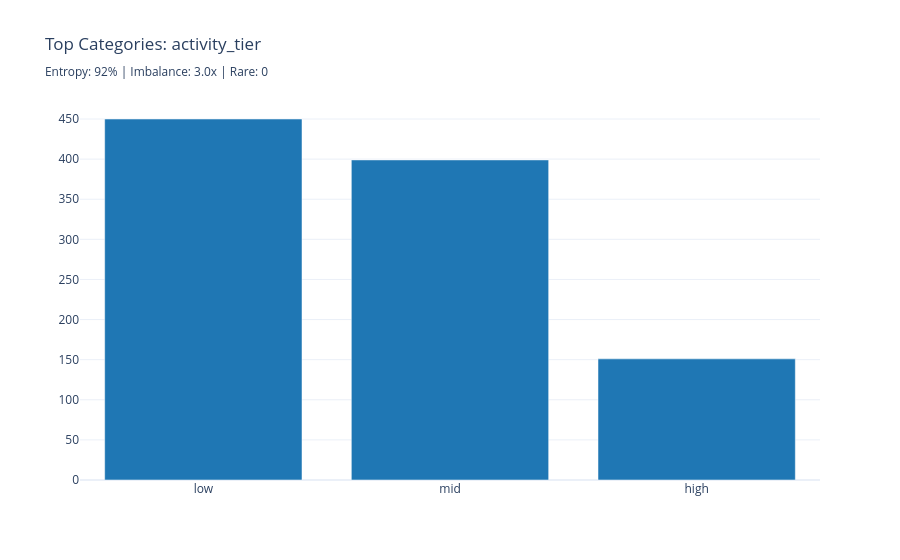
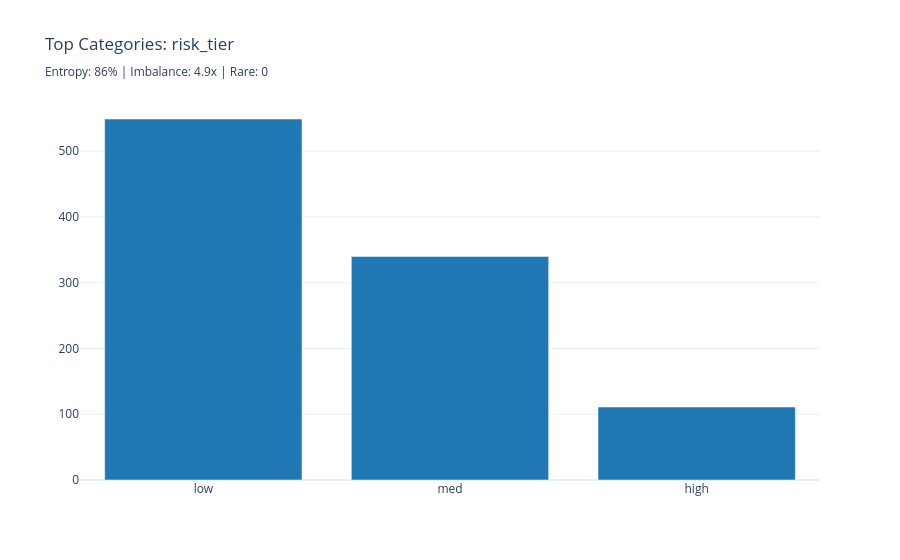

Source (notebook cell) for these figures, in order:
### Markdown cell above
## 4.6 Categorical Columns Analysis

**📖 Distribution Metrics (Analogues to Numeric Skewness/Kurtosis):**

| Metric | Interpretation | Action |
|--------|---------------|--------|
| **Imbalance Ratio** | Largest / Smallest category count | > 10: Consider grouping rare categories |
| **Entropy** | Diversity measure (0 = one category, higher = more uniform) | Low entropy: May need stratified sampling |
| **Top-3 Concentration** | % of data in top 3 categories | > 90%: Rare categories may cause issues |
| **Rare Category %** | Categories with < 1% of data | High %: Group into "Other" category |

**📖 Encoding Recommendations:**
- **Low cardinality (≤5)** → One-hot encoding
- **Medium cardinality (6-20)** → One-hot or Target encoding
- **High cardinality (>20)** → Target encoding or Frequency encoding
- **Cyclical (days, months)** → Sin/Cos encoding

**⚠️ Common Issues:**
- Rare categories can cause overfitting with one-hot encoding
- High cardinality + one-hot = feature explosion
- Imbalanced categories may need special handling in train/test splits

### Code cell
# Use framework's CategoricalDistributionAnalyzer
cat_analyzer = CategoricalDistributionAnalyzer()

categorical_cols = [
    name for name, col in findings.columns.items()
    if col.inferred_type in [ColumnType.CATEGORICAL_NOMINAL, ColumnType.CATEGORICAL_ORDINAL, ColumnType.CATEGORICAL_CYCLICAL]
    and col.inferred_type != ColumnType.TEXT  # TEXT columns processed separately in 02a
    and name not in TEMPORAL_METADATA_COLS
]

# Analyze all categorical columns
cat_analyses = cat_analyzer.analyze_dataframe(df, categorical_cols)

# Get encoding recommendations
cyclical_cols = [name for name, col in findings.columns.items()
                 if col.inferred_type == ColumnType.CATEGORICAL_CYCLICAL]
cat_recommendations = cat_analyzer.get_all_recommendations(df, categorical_cols, cyclical_columns=cyclical_cols)

for col_name in categorical_cols:
    col_info = findings.columns[col_name]
    analysis = cat_analyses.get(col_name)
    rec = next((r for r in cat_recommendations if r.column_name == col_name), None)

    print(f"\n{'='*70}")
    print(f"Column: {col_name}")
    print(f"Type: {col_info.inferred_type.value} (Confidence: {col_info.confidence:.0%})")
    print("-" * 70)

    if analysis:
        print("\n📊 Distribution Metrics:")
        print(f"   Categories: {analysis.category_count}")
        print(f"   Imbalance Ratio: {analysis.imbalance_ratio:.1f}x (largest/smallest)")
        print(f"   Entropy: {analysis.entropy:.2f} ({analysis.normalized_entropy*100:.0f}% of max)")
        print(f"   Top-1 Concentration: {analysis.top1_concentration:.1f}%")
        print(f"   Top-3 Concentration: {analysis.top3_concentration:.1f}%")
        print(f"   Rare Categories (<1%): {analysis.rare_category_count}")

        # Interpretation
        print("\n📈 Interpretation:")
        if analysis.has_low_diversity:
            print("   ⚠️ LOW DIVERSITY: Distribution dominated by few categories")
        elif analysis.normalized_entropy > 0.9:
            print("   ✓ HIGH DIVERSITY: Categories are relatively balanced")
        else:
            print("   ✓ MODERATE DIVERSITY: Some category dominance but acceptable")

        if analysis.imbalance_ratio > 100:
            print("   🔴 SEVERE IMBALANCE: Rarest category has very few samples")
        elif analysis.is_imbalanced:
            print("   🟡 MODERATE IMBALANCE: Consider grouping rare categories")

        # Recommendations
        if rec:
            print("\n🔧 Recommendations:")
            print(f"   Encoding: {rec.encoding_type.value}")
            print(f"   Reason: {rec.reason}")
            print(f"   Priority: {rec.priority}")

            if rec.preprocessing_steps:
                print("   Preprocessing:")
                for step in rec.preprocessing_steps:
                    print(f"      • {step}")

            if rec.warnings:
                for warn in rec.warnings:
                    print(f"   ⚠️ {warn}")

    # Visualization
    value_counts = df[col_name].value_counts()
    subtitle = f"Entropy: {analysis.normalized_entropy*100:.0f}% | Imbalance: {analysis.imbalance_ratio:.1f}x | Rare: {analysis.rare_category_count}" if analysis else ""
    fig = charts.bar_chart(
        value_counts.head(10).index.tolist(),
        value_counts.head(10).values.tolist(),
        title=f"Top Categories: {col_name}<br><sub>{subtitle}</sub>"
    )
    display_figure(fig)

# Summary table and add recommendations to registry
if cat_analyses:
    print("\n" + "=" * 70)
    print("CATEGORICAL COLUMNS SUMMARY")
    print("=" * 70)
    summary_data = []
    for col_name, analysis in cat_analyses.items():
        rec = next((r for r in cat_recommendations if r.column_name == col_name), None)
        summary_data.append({
            "Column": col_name,
            "Categories": analysis.category_count,
            "Imbalance": f"{analysis.imbalance_ratio:.1f}x",
            "Entropy": f"{analysis.normalized_entropy*100:.0f}%",
            "Top-3 Conc.": f"{analysis.top3_concentration:.1f}%",
            "Rare (<1%)": analysis.rare_category_count,
            "Encoding": rec.encoding_type.value if rec else "N/A"
        })

        # Add encoding recommendation to Gold layer
        if rec and registry.gold:
            registry.add_gold_encoding(
                column=col_name,
                method=rec.encoding_type.value,
                rationale=rec.reason,
                source_notebook="04_column_deep_dive"
            )

    display_table(native_pd.DataFrame(summary_data))

    if registry.gold:
        print(f"\n✅ Added {len(cat_recommendations)} encoding recommendations to Gold layer")

### Figure 1 — Plotly figure (JSON) as saved in the notebook; plotly's stock layout.template omitted (floating-point values rounded to 4 significant figures)
{"data": [{"marker": {"color": "#1f77b4"}, "type": "bar", "x": ["low", "mid", "high"], "y": [450, 399, 151]}], "layout": {"title": {"text": "Top Categories: activity_tier<br><sub>Entropy: 92% | Imbalance: 3.0x | Rare: 0</sub>"}, "xaxis": {"title": {}}, "yaxis": {"title": {}}}}

### Figure 2 — Plotly figure (JSON) as saved in the notebook; plotly's stock layout.template omitted (floating-point values rounded to 4 significant figures)
{"data": [{"marker": {"color": "#1f77b4"}, "type": "bar", "x": ["low", "med", "high"], "y": [549, 340, 111]}], "layout": {"title": {"text": "Top Categories: risk_tier<br><sub>Entropy: 86% | Imbalance: 4.9x | Rare: 0</sub>"}, "xaxis": {"title": {}}, "yaxis": {"title": {}}}}
